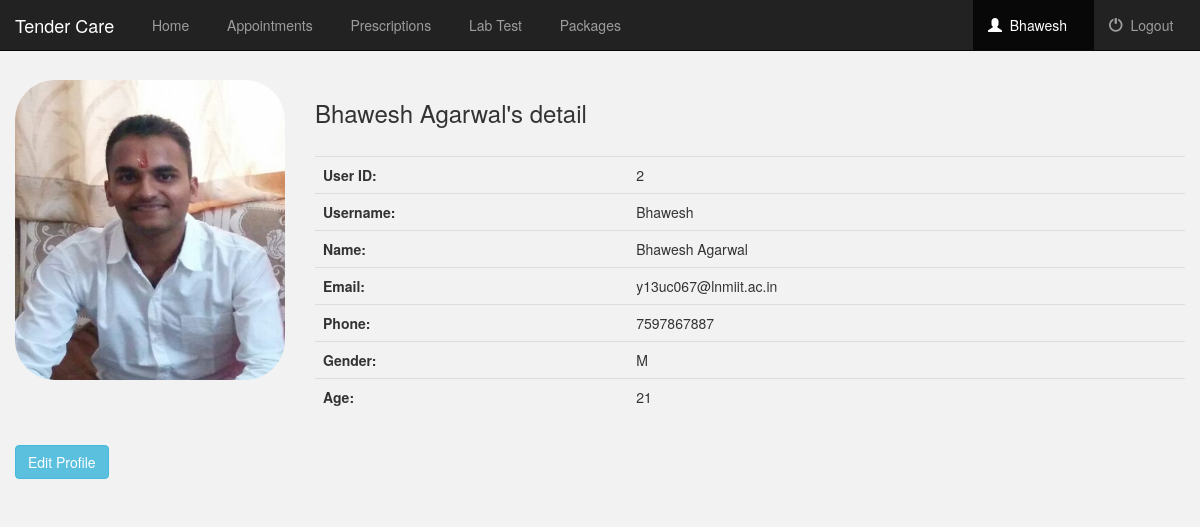
Screenshot of /user/ (signed in) with the database file from the repository.
### service/models.py (models this page shows, shortened)
class UserProfile(models.Model):
	GENDER_CHOICES = (
		('M', 'Male'),
		('F', 'Female'),
	)
	user = models.OneToOneField(User)
	gender =models.CharField(max_length=10, choices=GENDER_CHOICES, default = 'M')
	profile_photo = models.ImageField()
	contact_number = models.IntegerField()
	age = models.PositiveIntegerField()
	address = models.CharField(max_length=1000)

### service/views.py (the view)
# urls.py: url(r'^user/$', views.user_detail, name = 'user_detail'),
def user_detail(request):
	if not request.user.is_authenticated():
		return render(request, 'service/login.html')
	else:
		userdata = UserProfile.objects.filter(user = request.user)
		return render(request,'service/user.html', {'userdata' : userdata,})

### service/templates/service/user.html (shortened to what this page needs)
{% extends 'service/base_navbar.html' %}
{% block user_active %}active{% endblock %}
{% block basebody %}
<div class="container-fluid userd">
	<div class="row">
		{% if userdata %}
			{% for userdt in userdata %}
				<div class="col-sm-6 col-md-3">
					<img src="{{ userdt.profile_photo.url}}" class="img-responsive userimg">
				</div>
				<div class="col-sm-6 col-md-9">
					{% if user.get_full_name %}
						<h3>{{userdt.user.get_full_name|title}}'s detail</h3>
					{% else %}
						<h3>{{userdt.user.username|title}}'s detail</h3>
					{% endif %}
						<br>
					<table class="table table-hover" border="0">
						<tr>
							<th>User ID:</th>
							<td>{{userdt.user.pk}}</td>
						</tr>
						<tr>
							<th>Username:</th>
							<td>{{userdt.user.username|title}}</td>
						</tr>
						<tr>
							<th>Name:</th>
							<td>{{userdt.user.get_full_name|title}}</td>
						</tr>
						<tr>
							<th>Email:</th>
							<td>{{userdt.user.email}}</td>
						</tr>
						<tr>
							<th>Phone:</th>
							<td>{{userdt.contact_number}}</td>
						</tr>
						<tr>
							<th>Gender:</th>
							<td>{{userdt.gender}}</td>
						</tr>
						<tr>
							<th>Age:</th>
							<td>{{userdt.age}}</td>
						</tr>
					</table>
				</div>
			{% endfor %}
		{% endif %}
		<ul class="nav nav-pills" style="margin-bottom: 10px;">
			<li role="presentation"><a href="{% url 'service:edit_user' user.pk %}"><button class="btn btn-info">Edit Profile</button></a></li>
		</ul>
	</div>
</div>
{% endblock %}

### service/templates/service/base_navbar.html (shortened to what this page needs)
<!Doctype html>
<html lang="en">
	<head>
		{% load staticfiles %}
		<link rel="stylesheet" href="https://maxcdn.bootstrapcdn.com/bootstrap/3.3.7/css/bootstrap.min.css?v=1" />
		<link rel="stylesheet" type="text/css" href="{% static 'service/style.css' %}?v=1" />
	</head>
	<body class="body">
		<nav class="navbar navbar-inverse navbar-fixed-top">
			<div class="container-fluid">
		        <div class="navbar-header">
		            <a class="navbar-brand" href="{% url 'service:index' %}">Tender Care</a>
		        </div>
		        <div class="collapse navbar-collapse" id="topNavBar">
		        	<ul class="nav navbar-nav">
		                <li class="{% block home_active %}{% endblock %}"><a href="{% url 'service:home' %}">&nbsp; Home</a></li>
		                <li class="{% block appointments_active %}{% endblock %}"><a href="{% url 'service:appointment' %}">&nbsp; Appointments</a></li>
		                <li class="{% block prescriptions_active %}{% endblock %}"><a href="{% url 'service:prescription' %}">&nbsp; Prescriptions</a></li>
		                <li class="{% block test_active %}{% endblock %}"><a href="#">&nbsp; Lab Test</a></li>
		                <li class="{% block Packages_active %}{% endblock %}"><a href="{% url 'service:package' %}">&nbsp; Packages</a></li>
		            </ul>
					<ul class="nav navbar-nav navbar-right">
					    <li class="{% block user_active %}{% endblock %}">
					        <a href="{% url 'service:user_detail' %}">
					            <span class="glyphicon glyphicon-user" aria-hidden="true"></span>&nbsp; {{ user.get_username|title }} &nbsp;&nbsp;
					        </a>
					    </li>
					    <li>
					        <a href="{% url 'service:logout_user' %}">
					            <span class="glyphicon glyphicon-off" aria-hidden="true"></span>&nbsp; Logout &nbsp;&nbsp;
					        </a>
					    </li>
					</ul>
		        </div>
			</div>
		</nav>
		{% block basebody %}
		{% endblock %}
	</body>
</html>

### service/static/service/style.css (style rules this page uses)
.body { background-color: #f2f2f2; }
.userd { margin-top: 80px; }
.userimg { width: 300px; height: 300px; border-radius: 40px; }

### rows the page displays
UserProfile: profile_photo (picture), user.get_full_name "Bhawesh Agarwal", user.pk "2", user.username "Bhawesh", user.email "y13uc067@lnmiit.ac.in", contact_number "7597867887", gender "M", age "21"

### other values shown
{{ user.get_username|title }} "Bhawesh"
